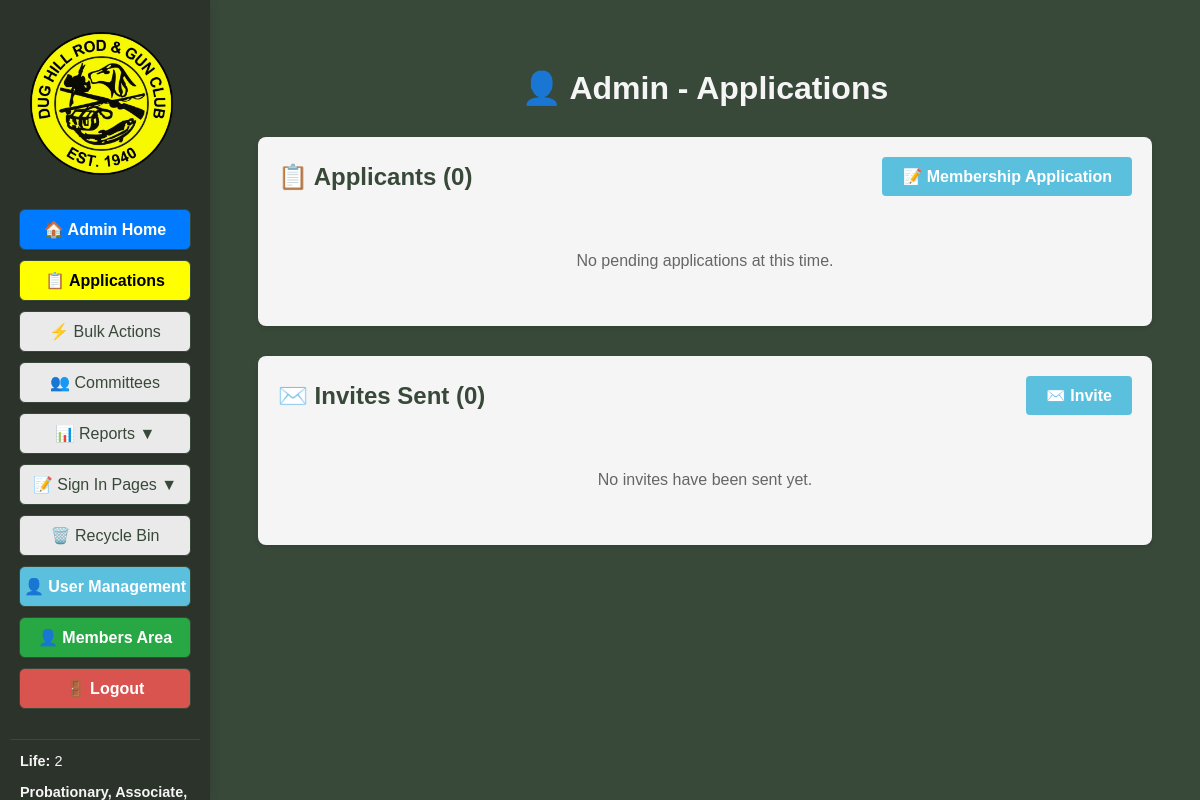
/admin/applications (signed in), run on an earlier commit of the app's database.
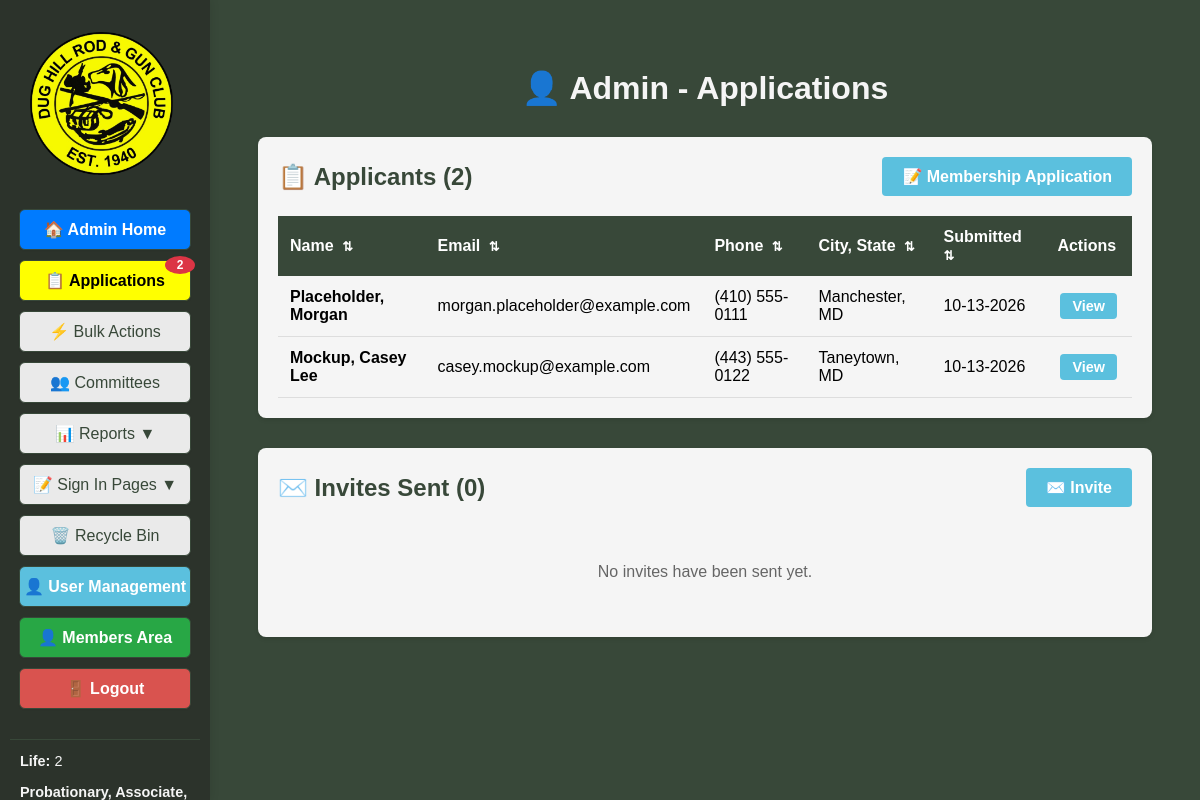
And on a later commit of the database.
### tables this page shows
CREATE TABLE applications (
                id INTEGER PRIMARY KEY AUTOINCREMENT,
                first_name TEXT NOT NULL,
                middle_name TEXT,
                last_name TEXT NOT NULL,
                suffix TEXT,
                nickname TEXT,
                sex TEXT,
                dob TEXT,
                email TEXT,
                email2 TEXT,
                phone TEXT,
                phone2 TEXT,
                address TEXT,
                city TEXT,
                state TEXT,
                zip TEXT,
                sponsor TEXT,
                hql TEXT,
                carry_permit TEXT,
                hunters_education TEXT,
                felony_conviction TEXT,
                felony_details TEXT,
                inactive_docket TEXT,
                inactive_docket_details TEXT,
                restraining_order TEXT,
                restraining_order_details TEXT,
                firearm_legal TEXT,
                firearm_legal_details TEXT,
                payment_confirmed TEXT,
                waiver_agreed TEXT,
                status TEXT DEFAULT 'pending',
                submitted_at TEXT NOT NULL,
                reviewed_at TEXT,
                reviewed_by INTEGER,
                notes TEXT,
                FOREIGN KEY (reviewed_by) REFERENCES users(id)
            );

### DH_DB_Webapp/app.py (the view, shortened to what this page needs)
@app.route('/admin/applications', methods=['GET'])
@login_required
@admin_required
def admin_applications():
	applications = database.get_all_applications(status='pending')
	invites = []
	member_stats = get_member_stats()
	pending_applications = get_pending_application_count()
	return render_template('admin_applications.html', applications=applications, invites=invites, active_page='admin_applications', member_stats=member_stats, pending_applications=pending_applications)

### DH_DB_Webapp/app.py (called while the page is built)
def register_context_processors(app):
	@app.context_processor
	def inject_applications():
		try:
			from flask_login import current_user
			import database
			if current_user.is_authenticated and current_user.is_admin_or_bdfl():
				applications = database.get_all_applications(status='pending')
			else:
				applications = []
		except Exception:
			applications = []
		return dict(applications=applications)

@app.before_request
def exempt_csrf_for_event_signin():
    if request.endpoint == 'event_signin_submit':
        g.csrf_validated = True

@login_manager.user_loader
def load_user(user_id):
    user_data = database.get_user_by_id(int(user_id))
    if user_data:
        try:
            role = user_data['role']
        except (KeyError, IndexError):
            role = 'User'
        try:
            must_change_password = bool(user_data['must_change_password'])
        except (KeyError, IndexError):
            must_change_password = False
        return User(
            id=user_data['id'],
            username=user_data['username'],
            email=user_data['email'],
            role=role,
            is_active=bool(user_data['is_active']),
            must_change_password=must_change_password
        )
    return None

def get_member_stats():
	all_members = database.get_all_members()
	life_count = len([m for m in all_members if m['membership_type'] == 'Life'])
	voting_count = len([m for m in all_members if m['membership_type'] in ['Probationary', 'Associate', 'Active']])
	total_count = len(all_members)
	return {
		'life_members': life_count,
		'voting_members': voting_count,
		'total_members': total_count
	}

def get_pending_application_count():
	try:
		applications = database.get_all_applications(status='pending')
		return len(applications)
	except:
		return 0

@app.after_request
def set_security_headers(response):
	response.headers['X-Content-Type-Options'] = 'nosniff'
	response.headers['X-Frame-Options'] = 'DENY'
	response.headers['X-XSS-Protection'] = '1; mode=block'
	response.headers['Strict-Transport-Security'] = 'max-age=31536000; includeSubDomains'
	response.headers['Content-Security-Policy'] = (
		"default-src 'self'; style-src 'self' 'unsafe-inline'; "
		"script-src 'self' 'unsafe-inline' https://js.stripe.com; "
		"frame-src https://js.stripe.com; connect-src 'self' https://api.stripe.com"
	)
	return response

    @property
    def is_active(self):
        return self._is_active

### DH_DB_Webapp/templates/admin_applications.html (shortened to what this page needs)
<!DOCTYPE html>
<html>
<head>
</head>
<body style="background-color:#384839; font-family:Arial, Helvetica, sans-serif;">
	<div style="display:flex; flex-direction:row;">
        <div style="position:fixed; top:0; left:0; height:100vh; width:210px; background-color:#2c332b; display:flex; flex-direction:column; align-items:center; padding-top:120px; padding-bottom:48px; box-sizing:border-box; z-index:100; box-shadow:2px 0 8px rgba(0,0,0,0.08); overflow-y:auto;">
            <img src="{{ url_for('static', filename='Main_Logo-removebg-preview.png') }}" alt="Main Logo" style="height:143px; margin-top:-88px; margin-left:-8px; margin-bottom:34px;">
            <a href="{{ url_for('admin_dashboard') }}" style="width:170px; display:inline-block; padding:10px 0; margin-bottom:10px; border-radius:6px; border:1px solid #384839; background-color:#007bff; color:#ffffff; text-decoration:none; font-weight:bold; font-size:1em; font-family:Arial, Helvetica, sans-serif; box-shadow:0 1px 2px rgba(0,0,0,0.04); text-align:center;">🏠 Admin Home</a>
            {% if current_user.is_admin_or_bdfl() %}
            <a href="{{ url_for('admin_applications') }}" class="{{ 'active-menu' if active_page == 'admin_applications' else '' }}" style="width:170px; display:inline-block; padding:10px 0; margin-bottom:10px; border-radius:6px; border:1px solid #384839; background-color:#eaeaea; color:#384839; text-decoration:none; font-weight:{{ 'bold' if active_page == 'admin_applications' else 'normal' }}; font-size:1em; font-family:Arial, Helvetica, sans-serif; box-shadow:0 1px 2px rgba(0,0,0,0.04); text-align:center; position:relative;">📋 Applications{% if pending_applications > 0 %}<span style="position:absolute; top:-5px; right:-5px; background-color:#dc3545; color:white; border-radius:50%; padding:2px 6px; font-size:0.75em; font-weight:bold; min-width:18px; text-align:center;">{{ pending_applications }}</span>{% endif %}</a>
            {% endif %}
            <a href="{{ url_for('bulk_actions') }}" class="{{ 'active-menu' if active_page == 'bulk_actions' else '' }}" style="width:170px; display:inline-block; padding:10px 0; margin-bottom:10px; border-radius:6px; border:1px solid #384839; background-color:#eaeaea; color:#384839; text-decoration:none; font-weight:{{ 'bold' if active_page == 'bulk_actions' else 'normal' }}; font-size:1em; font-family:Arial, Helvetica, sans-serif; box-shadow:0 1px 2px rgba(0,0,0,0.04); text-align:center;">⚡ Bulk Actions</a>
            <a href="{{ url_for('committees') }}" class="{{ 'active-menu' if active_page == 'committees' else '' }}" style="width:170px; display:inline-block; padding:10px 0; margin-bottom:10px; border-radius:6px; border:1px solid #384839; background-color:#eaeaea; color:#384839; text-decoration:none; font-weight:{{ 'bold' if active_page == 'committees' else 'normal' }}; font-size:1em; font-family:Arial, Helvetica, sans-serif; box-shadow:0 1px 2px rgba(0,0,0,0.04); text-align:center;">👥 Committees</a>
            <div class="menu-toggle" onclick="toggleSubmenu()" style="width:170px; display:inline-block; padding:10px 0; margin-bottom:10px; border-radius:6px; border:1px solid #384839; background-color:#eaeaea; color:#384839; text-decoration:none; font-weight:normal; font-size:1em; font-family:Arial, Helvetica, sans-serif; box-shadow:0 1px 2px rgba(0,0,0,0.04); text-align:center;">
                📊 Reports <span id="submenu-arrow">▼</span>
            </div>
            <div class="menu-toggle" onclick="toggleSignInSubmenu()" style="width:170px; display:inline-block; padding:10px 0; margin-bottom:10px; border-radius:6px; border:1px solid #384839; background-color:#eaeaea; color:#384839; text-decoration:none; font-weight:normal; font-size:1em; font-family:Arial, Helvetica, sans-serif; box-shadow:0 1px 2px rgba(0,0,0,0.04); text-align:center; cursor:pointer;">
                📝 Sign In Pages <span id="signin-submenu-arrow">▼</span>
            </div>
            <a href="{{ url_for('recycle_bin') }}" class="{{ 'active-menu' if active_page == 'recycle_bin' else '' }}" style="width:170px; display:inline-block; padding:10px 0; margin-bottom:10px; border-radius:6px; border:1px solid #384839; background-color:#eaeaea; color:#384839; text-decoration:none; font-weight:{{ 'bold' if active_page == 'recycle_bin' else 'normal' }}; font-size:1em; font-family:Arial, Helvetica, sans-serif; box-shadow:0 1px 2px rgba(0,0,0,0.04); text-align:center;">🗑️ Recycle Bin</a>
            {% if current_user.is_admin_or_bdfl() %}
            <a href="{{ url_for('admin_users') }}" class="{{ 'active-menu' if active_page == 'admin_users' else '' }}" style="width:170px; display:inline-block; padding:10px 0; margin-bottom:10px; border-radius:6px; border:1px solid #384839; background-color:{{ '#5bc0de' if active_page != 'admin_users' else 'rgb(255,255,0)' }}; color:{{ '#ffffff' if active_page != 'admin_users' else '#000000' }}; text-decoration:none; font-weight:bold; font-size:1em; font-family:Arial, Helvetica, sans-serif; box-shadow:0 1px 2px rgba(0,0,0,0.04); text-align:center; position:relative;">
                <span style="display: flex; align-items: center; width: 100%; justify-content: center; text-align: center;">
                    <span style="display:inline-block; vertical-align:middle;">👤 User Management</span>
                </span>
            </a>
            {% endif %}
            <a href="{{ url_for('member_dashboard') }}" style="width:170px; display:inline-block; padding:10px 0; margin-bottom:10px; border-radius:6px; border:1px solid #384839; background-color:#28a745; color:#ffffff; text-decoration:none; font-weight:bold; font-size:1em; font-family:Arial, Helvetica, sans-serif; box-shadow:0 1px 2px rgba(0,0,0,0.04); text-align:center;">👤 Members Area</a>
            <a href="{{ url_for('logout') }}" style="width:170px; display:inline-block; padding:10px 0; margin-bottom:10px; border-radius:6px; border:1px solid #384839; background-color:#d9534f; color:#ffffff; text-decoration:none; font-weight:bold; font-size:1em; font-family:Arial, Helvetica, sans-serif; box-shadow:0 1px 2px rgba(0,0,0,0.04); text-align:center;">🚪 Logout</a>
            <div style="width:170px; margin-top:20px; padding:10px; border-top:1px solid #384839;">
                <div style="color:#f5f5f5; font-size:0.9em; line-height:1.6; text-align:left;">
                    <div style="margin-bottom:8px;"><strong>Life:</strong> {{ member_stats.life_members }}</div>
                    <div style="margin-bottom:8px;"><strong>Probationary, Associate, & Active:</strong> {{ member_stats.voting_members }}</div>
                </div>
            </div>
        </div>
		<div style="flex:1; margin-left:210px; padding:40px;">
			<h1 style="color:#f5f5f5; text-align:center; margin-bottom:30px;">👤 Admin - Applications</h1>
			<div class="user-table" data-table-id="applicants-table">
				<div style="display:flex; justify-content:space-between; align-items:center; margin-bottom:20px;">
					<h2 style="color:#384839; margin:0;">📋 Applicants ({{ applications|length }})</h2>
					<a href="{{ url_for('membership_application') }}" target="_blank" class="btn-add" style="text-decoration:none; display:inline-block;">📝 Membership Application</a>
				</div>
				{% if applications %}
				<table>
					<thead>
						<tr>
							<th>Name</th>
							<th>Email</th>
							<th>Phone</th>
							<th>City, State</th>
							<th>Submitted</th>
							<th class="not-sortable">Actions</th>
						</tr>
					</thead>
					<tbody>
						{% for app in applications %}
						<tr>
							<td><strong>{{ app.last_name }}{% if app.suffix %}, {{ app.suffix }}{% endif %}, {{ app.first_name }}{% if app.middle_name %} {{ app.middle_name }}{% endif %}</strong></td>
							<td>{{ app.email }}</td>
							<td>{{ app.phone }}</td>
							<td>{{ app.city }}, {{ app.state }}</td>
							<td>{{ app.submitted_at[5:7] }}-{{ app.submitted_at[8:10] }}-{{ app.submitted_at[:4] }}</td>
							<td>
								<button onclick="viewApplication({{ app.id }})" class="btn-action btn-edit">View</button>
							</td>
						</tr>
						{% endfor %}
					</tbody>
				</table>
				{% else %}
				<div style="padding:20px; text-align:center; color:#666;">
					<p>No pending applications at this time.</p>
				</div>
				{% endif %}
			</div>
			<div class="user-table" data-table-id="invites-table" style="margin-top:30px;">
				<div style="display:flex; justify-content:space-between; align-items:center; margin-bottom:20px;">
					<h2 style="color:#384839; margin:0;">✉️ Invites Sent ({{ invites|length }})</h2>
					<button type="button" class="btn-add" onclick="openInviteModal()">✉️ Invite</button>
				</div>
				{% if invites %}
				<table>
					<thead>
						<tr>
							<th>Name</th>
							<th>Email</th>
							<th>Sent</th>
						</tr>
					</thead>
					<tbody>
						{% for invite in invites %}
						<tr>
							<td>{{ invite.name }}</td>
							<td>{{ invite.email }}</td>
							<td data-sort="{{ invite.sort_key }}">{{ invite.sent_at }}</td>
						</tr>
						{% endfor %}
					</tbody>
				</table>
				{% else %}
				<div style="padding:20px; text-align:center; color:#666;">
					<p>No invites have been sent yet.</p>
				</div>
				{% endif %}
			</div>
		</div>
	</div>
</body>
</html>

### DH_DB_Webapp/templates/admin_applications.html (style rules this page uses)
.active-menu { background-color: rgb(255,255,0) !important; color: #000000 !important; }
.menu-toggle { cursor: pointer; user-select: none; }
.user-table { background-color: #f5f5f5; border-radius: 8px; padding: 20px; box-shadow: 0 2px 4px rgba(0,0,0,0.1); }
.user-table table { width: 100%; border-collapse: collapse; }
.user-table th { background-color: #384839; color: white; padding: 12px; text-align: left; font-weight: bold; cursor: pointer; user-select: none; position: relative; }
.user-table th:not(.not-sortable) { cursor: pointer; }
.user-table th:not(.not-sortable)::after { content: ' ⇅'; font-size: 0.8em; margin-left: 5px; }
.user-table td { padding: 12px; border-bottom: 1px solid #ddd; }
.btn-add { padding: 10px 20px; background-color: #5bc0de; color: white; border: none; border-radius: 4px; font-size: 1em; font-weight: bold; cursor: pointer; }
.btn-action { padding: 5px 12px; margin: 0 3px; border: none; border-radius: 4px; font-size: 0.9em; font-weight: bold; cursor: pointer; color: white; }
.btn-edit { background-color: #5bc0de; }

What changed in the data, as far as the page shows it:
added applications: last_name "Placeholder", first_name "Morgan", email "morgan.placeholder@example.com", phone "(410) 555-0111", city "Manchester", state "MD", submitted_at "10", submitted_at "13", submitted_at "2026"
added applications: last_name "Mockup", first_name "Casey", middle_name "Lee", email "casey.mockup@example.com", phone "(443) 555-0122", city "Taneytown", state "MD", submitted_at "10", submitted_at "13", submitted_at "2026"
Also different on the page:
{{ pending_applications }}: (not shown) → "2"
{{ applications|length }}: "0" → "2"
text no longer shown: "No pending applications at this time."
text now shown: "Name Email Phone City, State Submitted Actions"
